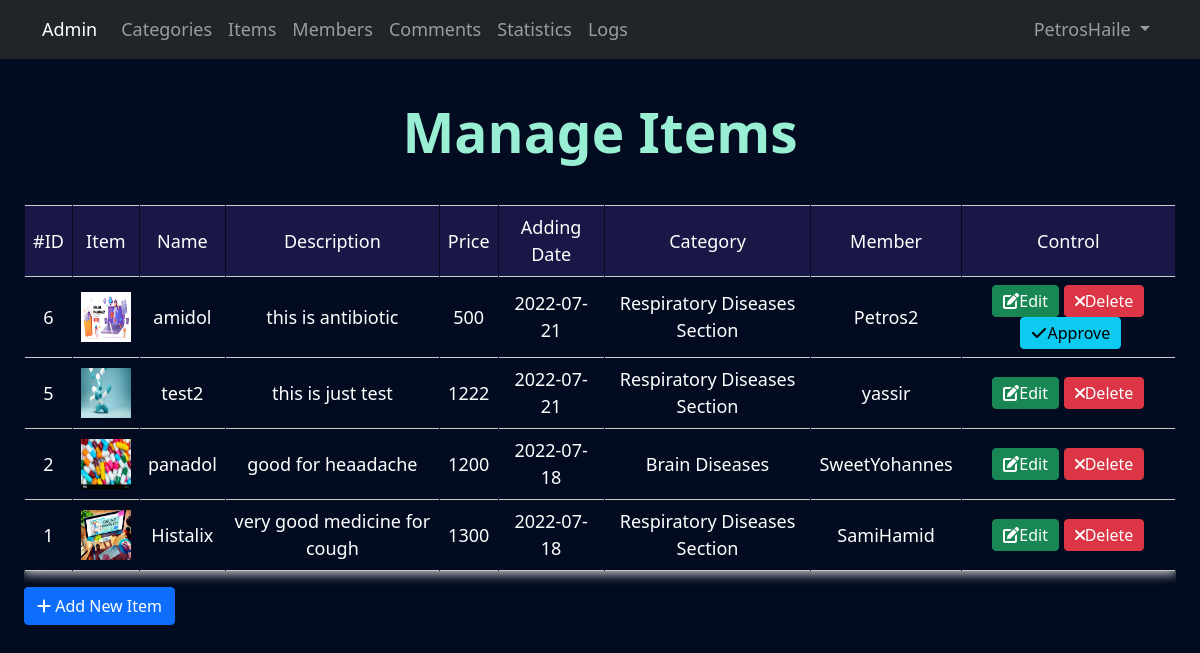
The page /admin/items.php (signed in) on the database its author committed.
### tables this page shows
CREATE TABLE `items` (
  `ItemID` int(11) NOT NULL,
  `Name` varchar(255) NOT NULL,
  `Description` text NOT NULL,
  `Price` varchar(255) NOT NULL,
  `AddDate` date NOT NULL,
  `CountryMade` varchar(255) NOT NULL,
  `Image` varchar(255) DEFAULT NULL,
  `Status` varchar(255) NOT NULL,
  `Rating` smallint(6) DEFAULT NULL,
  `Approve` tinyint(4) NOT NULL DEFAULT '0',
  `Cat_ID` int(11) NOT NULL,
  `Member_ID` int(11) NOT NULL,
  `Tags` varchar(255) NOT NULL
);

CREATE TABLE `categories` (
  `CatID` int(11) NOT NULL,
  `Name` varchar(255) NOT NULL,
  `Description` text NOT NULL,
  `Parent` int(11) NOT NULL,
  `Ordering` int(11) NOT NULL
);

CREATE TABLE `users` (
  `UserID` int(11) NOT NULL,
  `Username` varchar(255) NOT NULL,
  `Password` varchar(255) NOT NULL,
  `Email` varchar(255) NOT NULL,
  `FullName` varchar(255) DEFAULT NULL,
  `GroupID` int(11) NOT NULL DEFAULT '0',
  `RegStatus` int(11) NOT NULL DEFAULT '0',
  `Date` date DEFAULT NULL,
  `Avatar` varchar(255) DEFAULT NULL
);

### admin/items.php (the view, shortened to what this page needs)
<?php
if(isset($_SESSION['Username'])){
    include 'init.php';
$action=isset($_GET['action']) ? $_GET['action'] : 'manage';
if($action == 'manage'){
    $stmt = $conn->prepare("SELECT
                                items.* ,
                                categories.Name AS category_name ,
                                users.Username
                            FROM
                                items
                            INNER JOIN
                                categories
                            ON
                                categories.CatID = items.Cat_ID
                            INNER JOIN
                                users
                            ON
                                users.UserID = items.Member_ID
                            ORDER BY
                                ItemID DESC");
    $stmt->execute();
    $items = $stmt->fetchAll();
    if (! empty($items)){
    ?>
    <h1 class="text-center">Manage Items</h1>
            <div class="container-fluid my-container">
                <div class="table-responsive">
                    <table class="main-table manage-items text-center table table-bordered">
                        <tr>
                           <td>#ID</td>
                           <td>Item</td>
                           <td>Name</td>
                           <td>Description</td>
                           <td>Price</td>
                           <td>Adding Date</td>
                           <td>Category</td>
                           <td>Member</td>
                           <td>Control</td>
                        </tr>
    <?php
    foreach($items as $item){
        echo '<div class="table-input">';
                        echo "<tr>";
                        echo  "<td>" .$item['ItemID']. "</td> ";
                        echo  "<td>";
                        if(empty($item['Image'])){
                            echo "<img class='img-responsive' src='uploads/items/default/pill3.png' alt = '' />";
                        }else{
                            echo "<img class='img-responsive' src='uploads/items/" . $item['Image'] . "' alt = '' />";
                        }
                        echo  "<td>" .$item['Name']. "</td> ";
                        echo  "<td>" .$item['Description']. "</td> ";
                        echo  "<td>" .$item['Price']. "</td>";
                        echo  "<td>" .$item['AddDate']. "</td>";
                        echo  "<td>" .$item['category_name']. "</td>";
                        echo  "<td>" .$item['Username']. "</td>";
                        echo " <td> " ;
                             echo "  <a href = 'items.php?action=edit&itemid=" . $item['ItemID'] . "'  class ='btn btn-success'> <i class='fa fa-edit'></i>Edit</a>
                               <a href = 'items.php?action=delete&itemid=" . $item['ItemID'] . "' class ='btn btn-danger confirm'> <i class='fa fa-close'></i>Delete</a>";
                           if($item['Approve'] == 0){
                            echo "<a href = 'items.php?action=approve&itemid=" . $item['ItemID'] . "'  class ='btn btn-info activate'><i class='fa fa-check'></i>Approve</a>";
                           }
                        echo " </td> ";
                      echo  "</tr>";
         echo '</div>';
                  }
                  ?>
                 </table>
                </div>
     <a href="items.php?action=add" class="btn btn-primary"><i class="fa fa-plus"></i> Add New Item </a>
            </div>
    <?php
        }?>
<?php
}
include $tpl . 'footer.php';
}
else{
    header('Location: index.php');
    exit();
}
?>

### admin/layout/css/backend.css (style rules this page uses)
body { background-color: #020b1f; font-size: 18px; color: whitesmoke; }
h1 { color: whitesmoke; }
.my-container { padding-left: 2%; padding-right :2%; }
h1 { font-size: 55px; margin: 40px 0; font-weight: bold; color: #99efd4 ; }
.manage-members img ,.manage-items img { width: 50px; height: 50px; }
.main-table { box-shadow: 0 3px 10px #CCC; border-color: #CCC; }
.main-table td { vertical-align: middle !important; color: #FFF; border-color: #020b1f; }
.main-table tr:first-child td { background-color: #181745 ; color: #FFF; }
.table-input { color: rgb(255, 255, 255); }
.main-table .btn { padding: 3px 10px ; }
.activate { margin-left: 5px; }

### rows shown on the page
items: ItemID "6", Image (picture), Name "amidol", Description "this is antibiotic", Price "500", AddDate "2022-07-21", Cat_ID.Name "Respiratory Diseases Section", Member_ID.Username "Petros2"
items: ItemID "5", Image (picture), Name "test2", Description "this is just test", Price "1222", AddDate "2022-07-21", Cat_ID.Name "Respiratory Diseases Section", Member_ID.Username "yassir"
items: ItemID "2", Image (picture), Name "panadol", Description "good for heaadache", Price "1200", AddDate "2022-07-18", Cat_ID.Name "Brain Diseases", Member_ID.Username "SweetYohannes"
items: ItemID "1", Image (picture), Name "Histalix", Description "very good medicine for cough", Price "1300", AddDate "2022-07-18", Cat_ID.Name "Respiratory Diseases Section", Member_ID.Username "SamiHamid"

### other values the page prints
lang('home_admin') "Admin"
lang('categories') "Categories"
lang('items') "Items"
lang('members') "Members"
lang('comments') "Comments"
lang('statistics') "Statistics"
lang('logs') "Logs"
$_SESSION['Username'] "PetrosHaile"
